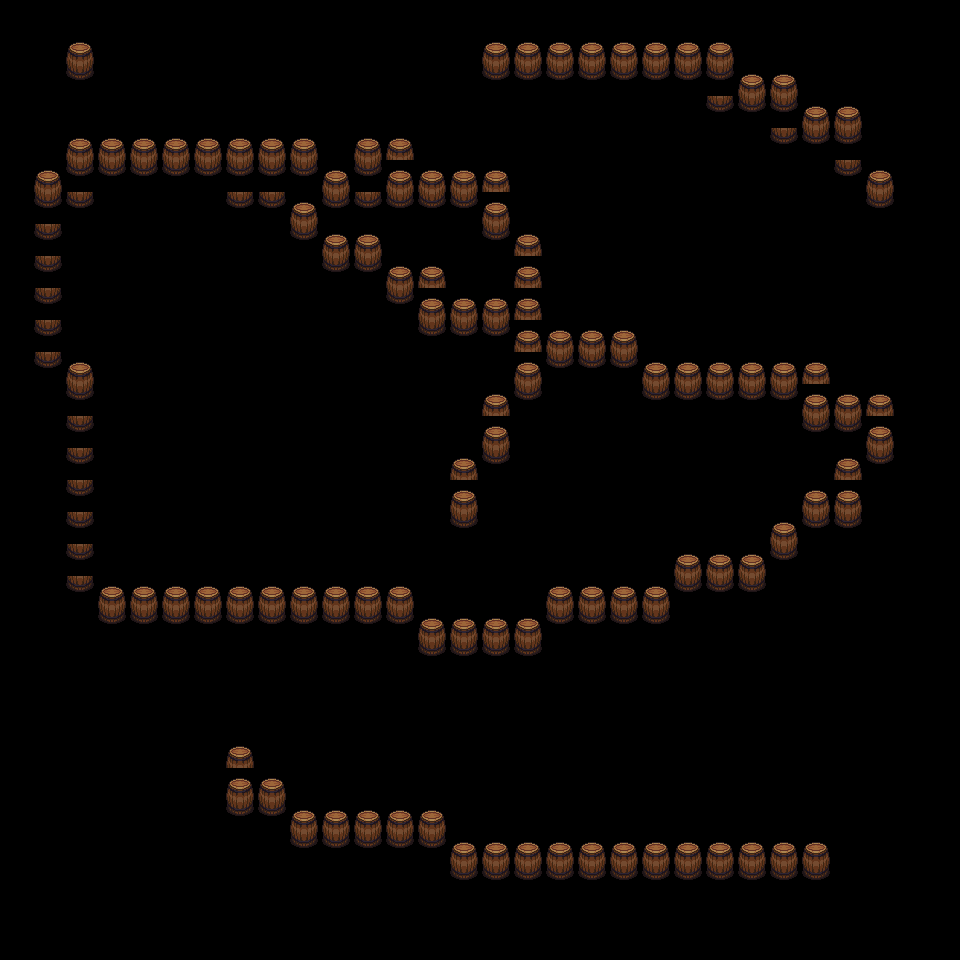

Rendered tile map (Tiled .tmx) drawn with the repository's tilesets; below, a short description and the map source with its tile grids summarised:
An orthogonal 30x30 tile map with 32x32 px tiles, 1 tile layer (Calque de Tile 1).

<map version="1.0" orientation="orthogonal" renderorder="right-down" width="30" height="30" tilewidth="32" tileheight="32" nextobjectid="1">
 <tileset firstgid="1" name="barrel" tilewidth="32" tileheight="32" tilecount="8" columns="4">
  <image source="map/tuiles/LPC Base Assets/tiles/barrel.png" width="128" height="64" />
 </tileset>
 <layer name="Calque de Tile 1" width="30" height="30">
  <data>[900 cells, 219 non-empty, 2 distinct tile ids]</data>
 </layer>
</map>
